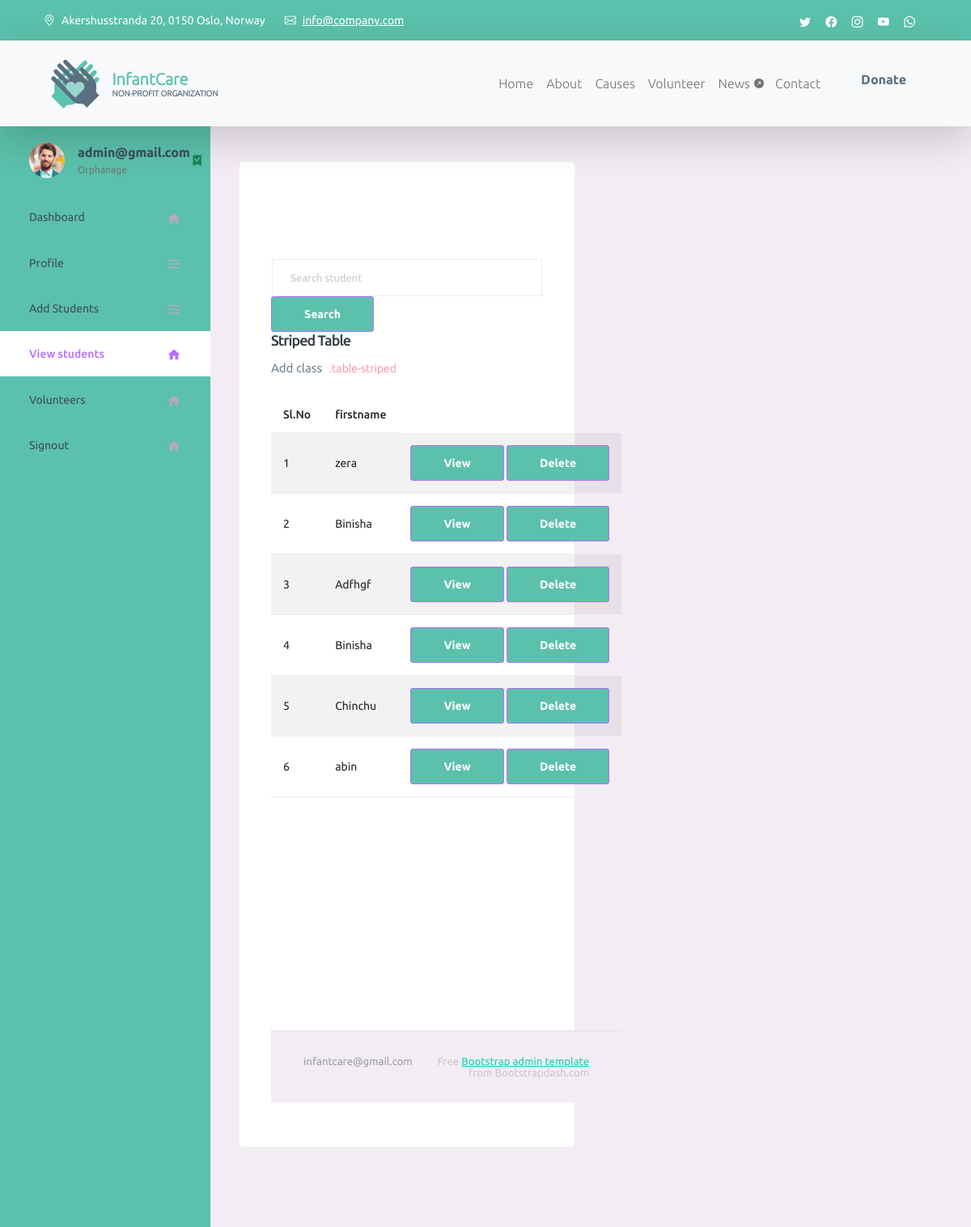
/InfantCare/view_student3.php (signed in), run on the app's committed database.
### tables this page shows
CREATE TABLE `student` (
  `id` int(30) NOT NULL,
  `firstname` varchar(50) NOT NULL,
  `lastname` varchar(50) NOT NULL,
  `age` int(30) NOT NULL,
  `gender` varchar(50) NOT NULL,
  `orpanage_id` varchar(200) NOT NULL,
  `photo` varchar(50) NOT NULL
);

### InfantCare/view_student3.php (the view, shortened to what this page needs)
<!DOCTYPE html>
<?php
require_once 'config.php';
  include "o.php";?>
<html lang="en">
  <head>
    <link rel="stylesheet" href="assets/vendors/mdi/css/materialdesignicons.min.css">
    <link rel="stylesheet" href="assets/vendors/css/vendor.bundle.base.css">
    <link rel="stylesheet" href="assets/css/style.css">
  </head>
  <body>
              </div>
                 <div class="card">
                  <div class="card-body">
            <div class="input-group">
                <input type="text" id="searchInput" class="form-control" placeholder="Search student" onkeyup="searchstudent()">
                <div class="input-group-append">
                    <button class="btn btn-primary" type="button">Search</button>
                    <h4 class="card-title">Striped Table</h4>
                    <p class="card-description"> Add class <code>.table-striped</code>
                    </p>
                <table class="table table-striped">
  <thead>
    <tr>
      <th>Sl.No</th>
      <th>firstname</th>
  </thead>
  <tbody>
    <?php
$result = mysqli_query($con, "SELECT * FROM `student` ") or die("error");
$c = 0;
while ($row = $result->fetch_assoc()) {
    $firstname = $row["firstname"];
    $student_id = $row["id"];
    $c++;
?>
    <tr>
        <td><?php echo $c; ?></td>
        <td><?php echo $firstname; ?></td>
        <td>
            <a href="student_view.php?id=<?php echo $student_id; ?>" class="btn btn-primary">View</a>
            <a href="delete_student.php?id=<?php echo $student_id; ?>" class="btn btn-primary">Delete</a>
        </td>
    </tr>
<?php
}
?>
  </tbody>
</table>
        <br><br><br><br><br><br><br><br><br><br><br><br>
        <br><br>
        <br><br>
          <footer class="footer">
            <div class="container-fluid d-flex justify-content-between">
              <span class="text-muted d-block text-center text-sm-start d-sm-inline-block">infantcare@gmail.com</span>
              <span class="float-none float-sm-end mt-1 mt-sm-0 text-end"> Free <a href="https://www.bootstrapdash.com/bootstrap-admin-template/" target="_blank">Bootstrap admin template</a> from Bootstrapdash.com</span>
            </div>
          </footer>
        </div>
      </div>
    </div>
  </body>
</html>

### InfantCare/css/templatemo-kind-heart-charity.css (style rules this page uses)
:root { --white-color: #ffffff; --primary-color: #5bc1ac; --secondary-color: #5a6f80; --section-bg-color: #f0f8ff; --site-footer-bg-color: #44525d; --custom-btn-bg-color: #597081; --custom-btn-bg-hover-color: #5bc1ac; --dark-color: #000000; --p-color: #717275; --border-color: #e9eaeb; --body-font-family: 'Metropolis', sans-serif; --h1-font-size: 52px; --h2-font-size: 46px; --h3-font-size: 32px; --h4-font-size: 28px; --h5-font-size: 24px; --h6-font-size: 22px; --p-font-size: 16px; --btn-font-size: 18px; --copyright-font-size: 14px; --border-radius-large: 100px; --border-radius-medium: 20px; --border-radius-small: 10px; --font-weight-light: 300; --font-weight-normal: 400; --font-weight-semibold: 600; --font-weight-bold: 700; }
body { background-color: var(--white-color); font-family: var(--body-font-family); }
h2, h3, h4, h5, h6 { color: var(--dark-color); }
h1, h2, h3, h4, h5, h6 { font-weight: var(--font-weight-semibold); letter-spacing: -1px; }
h4 { font-size: var(--h4-font-size); }
p { color: var(--p-color); font-size: var(--p-font-size); font-weight: var(--font-weight-light); }
a, button { touch-action: manipulation; transition: all 0.3s; }
a { color: var(--p-color); text-decoration: none; }

### InfantCare/view_student3.php (style rules this page uses)
.btn-primary { background-color: #5bc1ac; }
.card { display: block; margin-bottom: 15px; }

### data on the page
student: firstname "zera"
student: firstname "Binisha"
student: firstname "Adfhgf"
student: firstname "Binisha"
student: firstname "Chinchu"
student: firstname "abin"

### other printed values
$_SESSION['username'] "admin@gmail.com"
